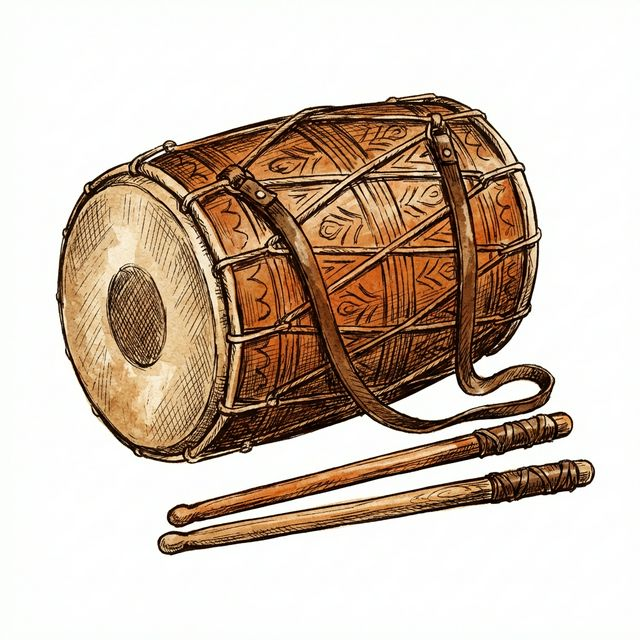
#> input picture dhol_corner.png, 640 x 640 px, found by its file name
$ python remove_bg.py
#> lines starting #> are read from the running program, lines starting #| are printed output that depends on the picture
from PIL import Image

def process_image(img_path):
#> called with img_path = 'd:/E/Yashwant/public/dhol_corner.png'
    try:
        img = Image.open(img_path).convert("RGBA")
        data = img.getdata()
        new_data = []

        for item in data:
            brightness = (item[0] + item[1] + item[2]) / 3

            if brightness > 230:
                new_data.append((item[0], item[1], item[2], 0))
            elif brightness > 180:
                alpha = int(255 * (230 - brightness) / 50)
                new_data.append((item[0], item[1], item[2], max(0, min(255, alpha))))
            else:
                new_data.append(item)
#> this loop made 409600 passes
#> (item, brightness) on passes 1 to 3: ((252, 254, 251, 255), 252.3), ((252, 254, 251, 255), 252.3), ((252, 254, 251, 255), 252.3)
#> after the loop, new_data = 409600 items

        img.putdata(new_data)
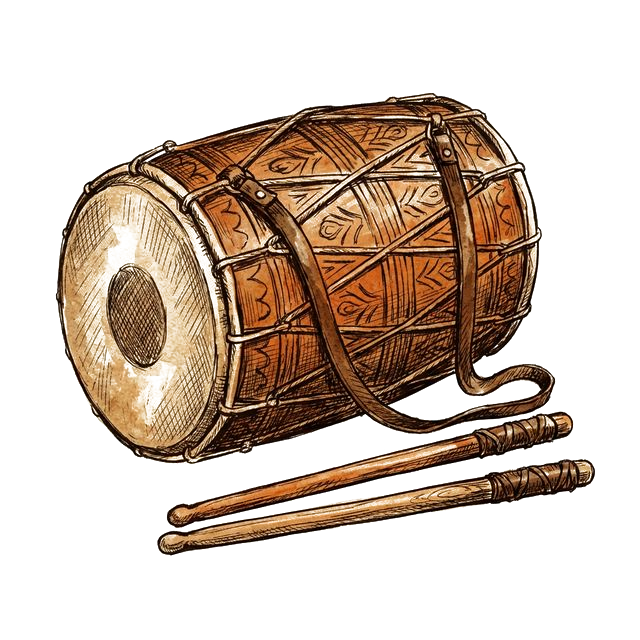
#> img: PIL image 640x640 RGBA; mean R, G, B, A 208.1, 192.3, 179, 94.4; transparent parts drawn white
        img.save(img_path)
        print(f"Processed {img_path}")
    except Exception as e:
        print(f"Failed {img_path}: {e}")

paths = [
    "d:/E/Yashwant/public/dhol_corner.png",
    "d:/E/Yashwant/public/tasha_corner.png",
    "d:/E/Yashwant/public/flag_corner.png",
    "d:/E/Yashwant/public/cymbals_corner.png"
]

for p in paths:
    process_image(p)
#> pass 2 of the loop `for p in paths:`:
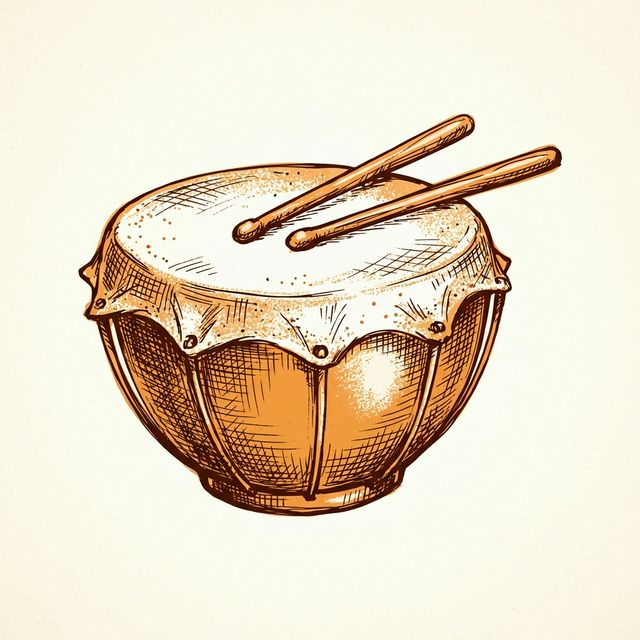
#> input picture tasha_corner.png, 640 x 640 px, found by its file name
#> the loop in process_image (call 2), `for item in data:` made 409600 passes
#> (item, brightness) on passes 1 to 3: ((248, 243, 221, 255), 237.3), ((248, 243, 221, 255), 237.3), ((248, 243, 221, 255), 237.3)
#> in process_image (call 2), `img.putdata(new_data)`:
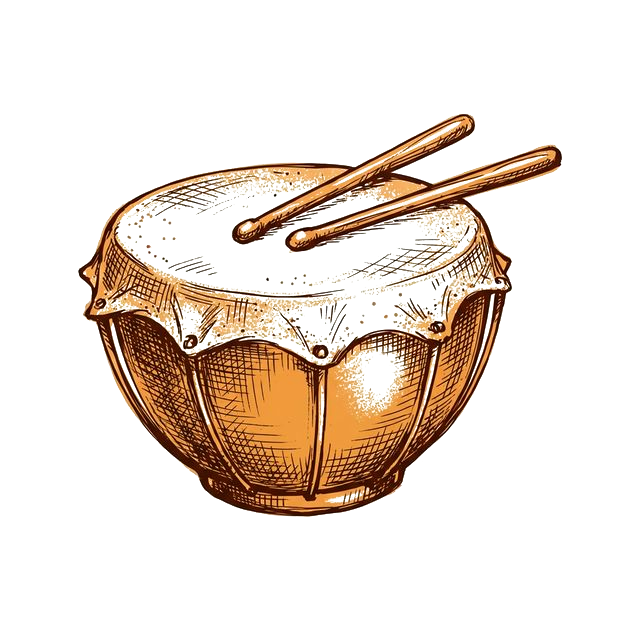
#> img: PIL image 640x640 RGBA; mean R, G, B, A 231.9, 219.4, 198.4, 52.1; transparent parts drawn white
#> pass 3 of the loop `for p in paths:`:
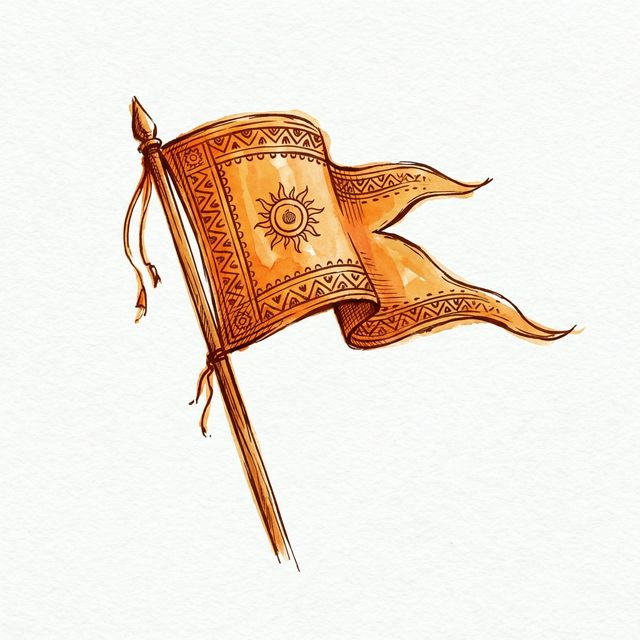
#> input picture flag_corner.png, 640 x 640 px, found by its file name
#> the loop in process_image (call 3), `for item in data:` made 409600 passes
#> (item, brightness) on passes 1 to 3: ((251, 253, 250, 255), 251.3), ((250, 252, 249, 255), 250.3), ((250, 252, 249, 255), 250.3)
#> in process_image (call 3), `img.putdata(new_data)`:
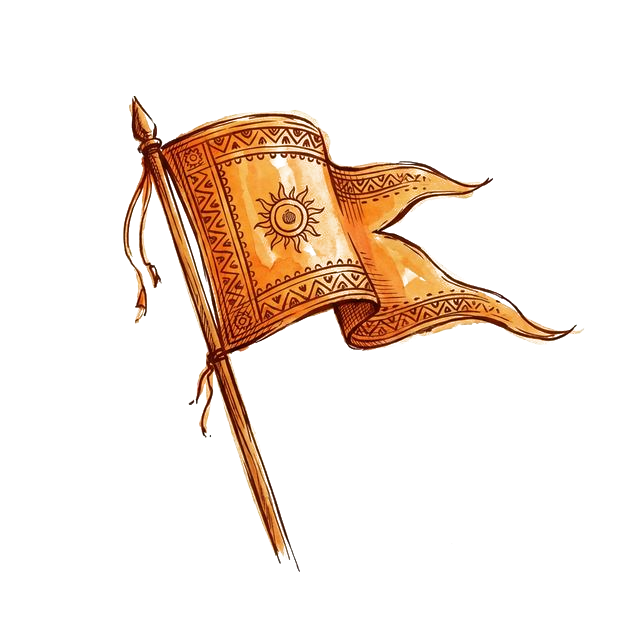
#> img: PIL image 640x640 RGBA; mean R, G, B, A 239, 228.8, 217.4, 37.7; transparent parts drawn white
#> the loop made 4 passes; the first 3 are shown
